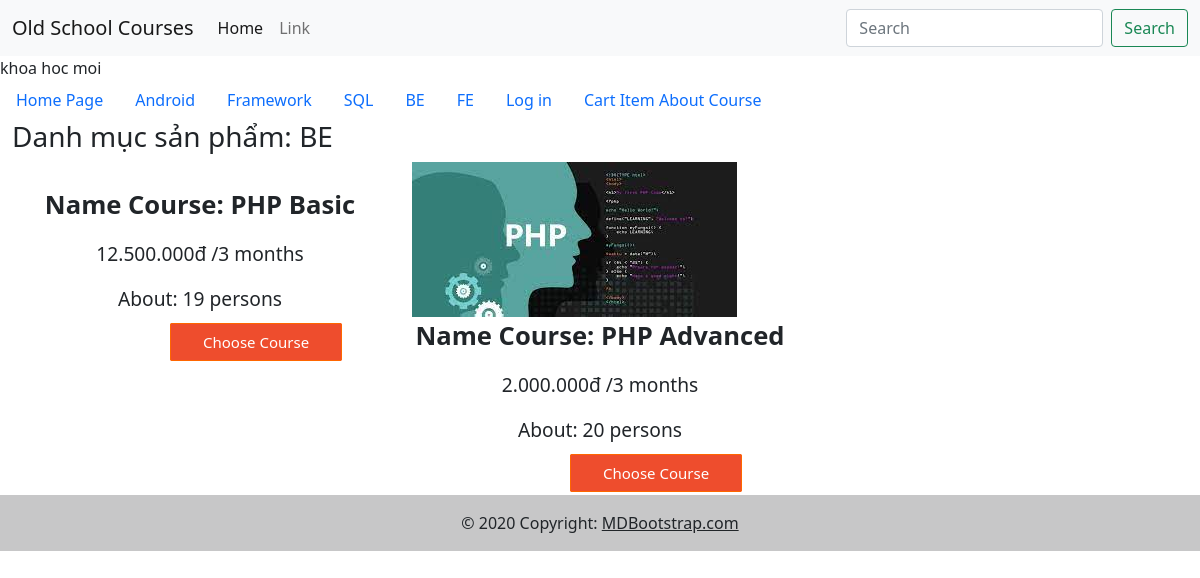
The app's page /index.php?quanly=danhmucsanpham&id=2 with its own data.
### tables this page shows
CREATE TABLE `tbldanhmuc` (
  `id` int(11) NOT NULL,
  `tendanhmuc` varchar(50) NOT NULL,
  `stt` int(11) NOT NULL
);

CREATE TABLE `tblkhoahoc` (
  `id_kh` int(11) NOT NULL,
  `tenkhoahoc` varchar(30) NOT NULL,
  `giakhoahoc` int(11) NOT NULL,
  `songuoi` int(11) NOT NULL,
  `anh_kh` varchar(255) NOT NULL,
  `id_danhmuc` int(11) NOT NULL
);

### pages/main/danhmuc.php (the view, shortened to what this page needs)
<?php
                    $sql_select = "Select * from tblkhoahoc where id_danhmuc = '$_GET[id]' ORDER BY id_kh DESC";
                    $result_khoahoc = mysqli_query($conn,$sql_select);
                    $sql_select_danhmuc = "Select * from tbldanhmuc where id = '$_GET[id]'";
                    $result_danhmuc = mysqli_query($conn,$sql_select_danhmuc);
                    $row_title = mysqli_fetch_array($result_danhmuc);
                  ?>
                  <h3>Danh mục sản phẩm: <?php echo $row_title['tendanhmuc'];?></h3>
                  <?php
                      while($rows = mysqli_fetch_array($result_khoahoc)){
                  ?>
                    <div class ="col-12 col-sm-6 col-md-4">
                        <img src="./admin/modules/quanlysanpham/img/<?php echo $rows["anh_kh"];?>" alt="" class="img-course">
                        <p class="name-course" >Name Course: <?php echo $rows["tenkhoahoc"];?></p>
                        <p class="price-course"><?php echo number_format($rows["giakhoahoc"],0,',','.'); ?>đ /3 months</p>
                        <p class="join-course">About: <?php echo $rows["songuoi"];?> persons</p>
                        <div class="btn-choose">
                            <a style="text-decoration:none;" href="index.php?quanly=sanpham&id=<?php echo $rows["id_kh"];?>" class="btn-course">Choose Course</a>
                        </div>
                    </div>
                  <?php
                    }
                  ?>

### css/style.css (style rules this page uses)
* { box-sizing: border-box; }
.name-course { font-size: 1.6rem; text-align: center; font-weight: 600; }
.price-course, .join-course { font-size: 1.2rem; text-align: center; }
.btn-choose { margin-left: 158px; margin-bottom: 10px; }
.btn-course { padding: 8px 32px; font-size: 15px; background-color: #ee4d2d; outline: none; color: #fff; border: 1px solid #FF6600; border-radius: 2px; text-decoration: none; }

### records on screen
tbldanhmuc: tendanhmuc "BE"
tblkhoahoc: tenkhoahoc "PHP Basic", giakhoahoc "12.500.000", songuoi "19"
tblkhoahoc: anh_kh (picture), tenkhoahoc "PHP Advanced", giakhoahoc "2.000.000", songuoi "20"

### other values on screen
$tendanhmuc[$i] "Android"
$tendanhmuc[$i] "Framework"
$tendanhmuc[$i] "SQL"
$tendanhmuc[$i] "BE"
$tendanhmuc[$i] "FE"
